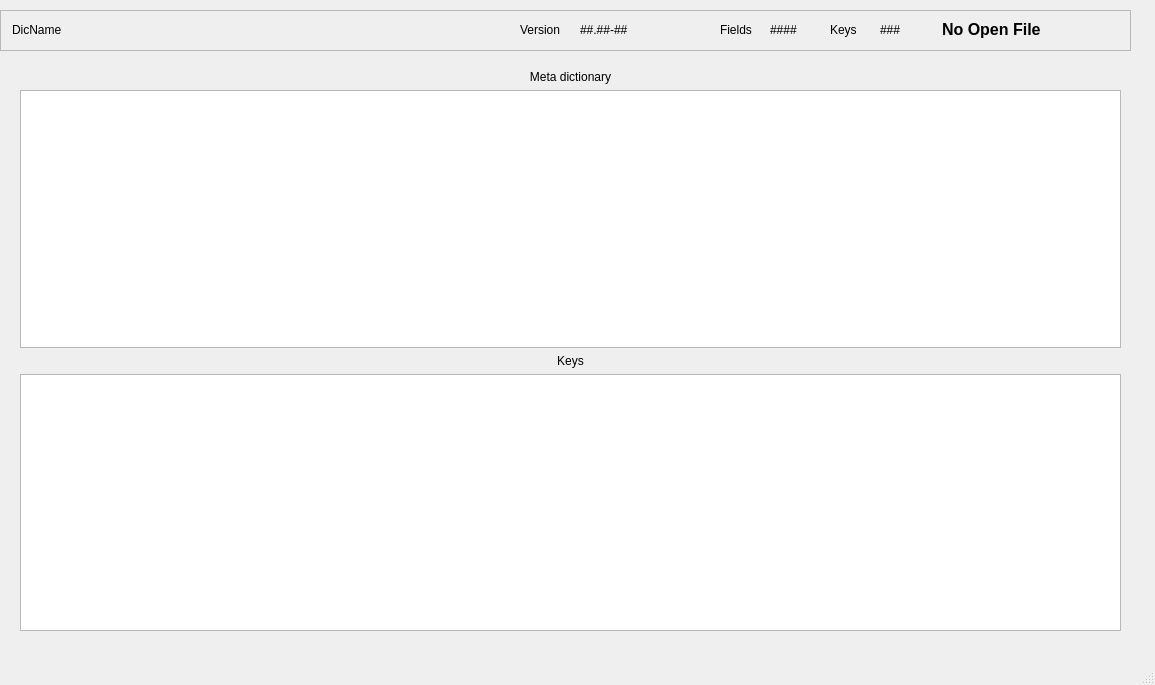
<?xml version="1.0" encoding="UTF-8"?>
<ui version="4.0">
 <class>DicEdit</class>
 <widget class="QMainWindow" name="DicEdit">
  <property name="geometry">
   <rect>
    <x>0</x>
    <y>0</y>
    <width>1155</width>
    <height>685</height>
   </rect>
  </property>
  <property name="windowTitle">
   <string>MainWindow</string>
  </property>
  <widget class="QWidget" name="centralwidget">
   <widget class="QFrame" name="frame_2">
    <property name="geometry">
     <rect>
      <x>0</x>
      <y>10</y>
      <width>1131</width>
      <height>41</height>
     </rect>
    </property>
    <property name="frameShape">
     <enum>QFrame::StyledPanel</enum>
    </property>
    <property name="frameShadow">
     <enum>QFrame::Raised</enum>
    </property>
    <widget class="QLabel" name="ClosedLBl">
     <property name="geometry">
      <rect>
       <x>942</x>
       <y>10</y>
       <width>180</width>
       <height>19</height>
      </rect>
     </property>
     <property name="font">
      <font>
       <pointsize>12</pointsize>
       <weight>75</weight>
       <bold>true</bold>
      </font>
     </property>
     <property name="text">
      <string>No Open File</string>
     </property>
    </widget>
    <widget class="QLabel" name="KeysNbLBl">
     <property name="geometry">
      <rect>
       <x>880</x>
       <y>10</y>
       <width>41</width>
       <height>20</height>
      </rect>
     </property>
     <property name="text">
      <string>###</string>
     </property>
    </widget>
    <widget class="QLabel" name="label_4">
     <property name="geometry">
      <rect>
       <x>720</x>
       <y>10</y>
       <width>71</width>
       <height>19</height>
      </rect>
     </property>
     <property name="text">
      <string>Fields</string>
     </property>
    </widget>
    <widget class="QLabel" name="DicNameLBl">
     <property name="geometry">
      <rect>
       <x>12</x>
       <y>10</y>
       <width>491</width>
       <height>19</height>
      </rect>
     </property>
     <property name="text">
      <string>DicName</string>
     </property>
    </widget>
    <widget class="QLabel" name="FieldsNbLBl">
     <property name="geometry">
      <rect>
       <x>770</x>
       <y>10</y>
       <width>51</width>
       <height>19</height>
      </rect>
     </property>
     <property name="text">
      <string>####</string>
     </property>
    </widget>
    <widget class="QLabel" name="label_3">
     <property name="geometry">
      <rect>
       <x>830</x>
       <y>10</y>
       <width>51</width>
       <height>19</height>
      </rect>
     </property>
     <property name="text">
      <string>Keys</string>
     </property>
    </widget>
    <widget class="QLabel" name="label_6">
     <property name="geometry">
      <rect>
       <x>520</x>
       <y>10</y>
       <width>71</width>
       <height>19</height>
      </rect>
     </property>
     <property name="text">
      <string>Version</string>
     </property>
    </widget>
    <widget class="QLabel" name="VersionLBl">
     <property name="geometry">
      <rect>
       <x>580</x>
       <y>10</y>
       <width>111</width>
       <height>19</height>
      </rect>
     </property>
     <property name="text">
      <string>##.##-##</string>
     </property>
    </widget>
   </widget>
   <widget class="QWidget" name="layoutWidget">
    <property name="geometry">
     <rect>
      <x>20</x>
      <y>70</y>
      <width>1101</width>
      <height>561</height>
     </rect>
    </property>
    <layout class="QVBoxLayout" name="verticalLayout">
     <item>
      <widget class="QLabel" name="label_2">
       <property name="text">
        <string>Meta dictionary</string>
       </property>
       <property name="alignment">
        <set>Qt::AlignCenter</set>
       </property>
      </widget>
     </item>
     <item>
      <widget class="ZQTableView" name="displayDicTBv">
       <property name="acceptDrops">
        <bool>true</bool>
       </property>
       <property name="editTriggers">
        <set>QAbstractItemView::NoEditTriggers</set>
       </property>
      </widget>
     </item>
     <item>
      <widget class="QLabel" name="label_5">
       <property name="text">
        <string>Keys</string>
       </property>
       <property name="alignment">
        <set>Qt::AlignCenter</set>
       </property>
      </widget>
     </item>
     <item>
      <widget class="ZQTreeView" name="displayKeyTRv">
       <property name="editTriggers">
        <set>QAbstractItemView::NoEditTriggers</set>
       </property>
      </widget>
     </item>
    </layout>
   </widget>
  </widget>
  <widget class="QMenuBar" name="menubar">
   <property name="geometry">
    <rect>
     <x>0</x>
     <y>0</y>
     <width>1155</width>
     <height>20</height>
    </rect>
   </property>
  </widget>
  <widget class="QStatusBar" name="statusBar"/>
 </widget>
 <customwidgets>
  <customwidget>
   <class>ZQTreeView</class>
   <extends>QTreeView</extends>
   <header>zqtreeview.h</header>
  </customwidget>
  <customwidget>
   <class>ZQTableView</class>
   <extends>QTableView</extends>
   <header>zqtableview.h</header>
  </customwidget>
 </customwidgets>
 <resources/>
 <connections/>
</ui>
